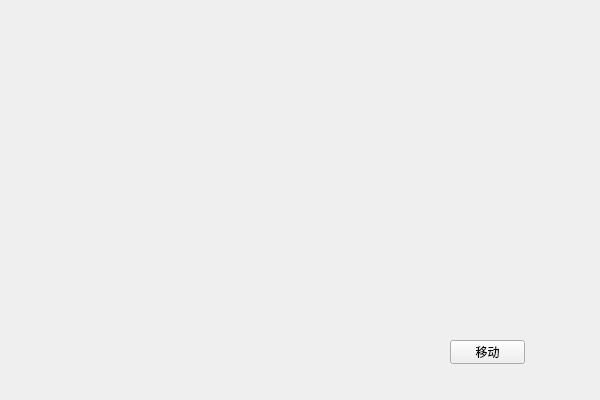
<?xml version="1.0" encoding="UTF-8"?>
<ui version="4.0">
 <class>mainWidgetClass</class>
 <widget class="QWidget" name="mainWidgetClass">
  <property name="geometry">
   <rect>
    <x>0</x>
    <y>0</y>
    <width>600</width>
    <height>400</height>
   </rect>
  </property>
  <property name="windowTitle">
   <string>mainWidget</string>
  </property>
  <widget class="QPushButton" name="btn1">
   <property name="geometry">
    <rect>
     <x>450</x>
     <y>340</y>
     <width>75</width>
     <height>24</height>
    </rect>
   </property>
   <property name="text">
    <string>移动</string>
   </property>
  </widget>
 </widget>
 <layoutdefault spacing="6" margin="11"/>
 <resources>
  <include location="mainWidget.qrc"/>
 </resources>
 <connections/>
</ui>
